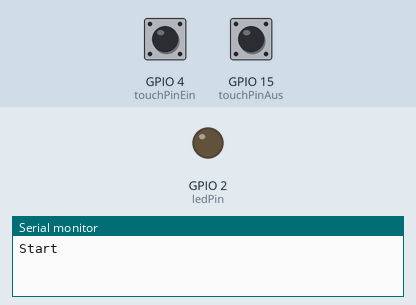
Simulated run of this sketch. Board: ESP32. Shown: output pins drawn as LEDs (lit = HIGH), the last lines printed to the serial monitor. The test bench sets the inputs (shaded band); at power-on: GPIO 4 (touchPinEin) HIGH, GPIO 15 (touchPinAus) HIGH.

Above: at 2.0 s.
2.1 s: GPIO 4 (touchPinEin) pulled LOW for 0.75 s
At 3.7 s:
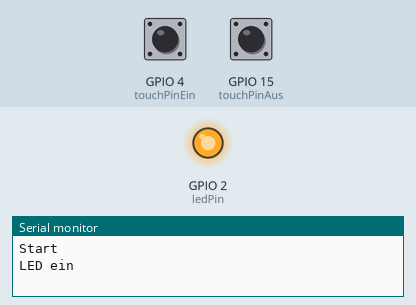
4.3 s: GPIO 15 (touchPinAus) pulled LOW for 0.75 s
At 5.5 s:
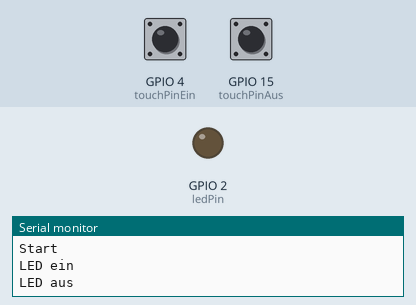
6.5 s: GPIO 4 (touchPinEin) pulled LOW for 1 s
At 6.9 s:
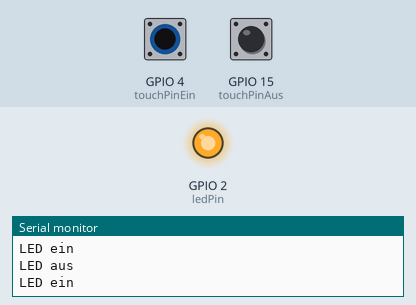
9.0 s: GPIO 15 (touchPinAus) pulled LOW for 1 s
At 9.9 s:
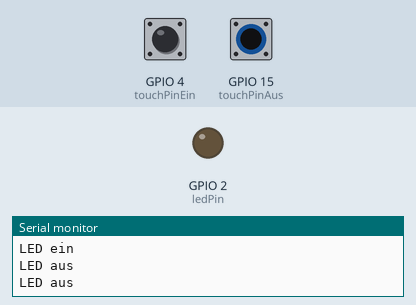
Timing chart, 0 to 12.0 s (numbered marks = the images above; inputs shaded):
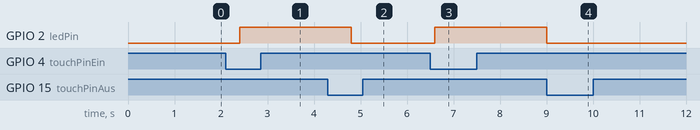

The sketch:

Blink_LED.ino
```cpp
/*
 * LED, die mitttels Touchsensoren ein- / ausgeschaltet werden
 * mit Ausgabe auf dem Seriellen Monitor
 */
int ledPin = 2;                       // GPIO2, PIN G2
int touchPinEin = 4;                  // T0, GPIO4, PIN G4
int touchPinAus = T3;                 // T3, GPIO15, PIN G15
int warten = 600;
int touchEin = 0;                     // eingelesener Wert für ein
int touchAus = 0;                     // eingelesener Wert für aus
// Vorbereitungs- und Initialisierungsroutine  
void setup() {
  // digital pin 2 als Ausgabe initialisieren
  pinMode(ledPin, OUTPUT);
  // notw. f. korrekte Darstellung durch  Arduino-Serielle-Monitor  
  Serial.begin (115200);
  Serial.println ("Start");
}
// die Schleife, die immer wieder durchlaufen wird
void loop() {
 touchEin = touchRead(touchPinEin);  // lesen Touch ein
 touchAus = touchRead(touchPinAus);  // lesen Touch aus
 if (touchEin < 50) {
  digitalWrite(ledPin, HIGH);       // schaltet die LED ein
  Serial.println ("LED ein");
 }
 if (touchAus < 50) {
  digitalWrite(ledPin, LOW);        // schaltet die LED aus
  Serial.println ("LED aus");
 }
 delay(warten);                      // etwas warten
}
```

Measured:
- after the input at 2.1 s, GPIO 2 (ledPin): LOW → HIGH after 0.30 s
- after the input at 4.3 s, GPIO 2 (ledPin): HIGH → LOW after 0.50 s
- after the input at 6.5 s, GPIO 2 (ledPin): LOW → HIGH after 0.10 s
- after the input at 9.0 s, GPIO 2 (ledPin): HIGH → LOW at once
